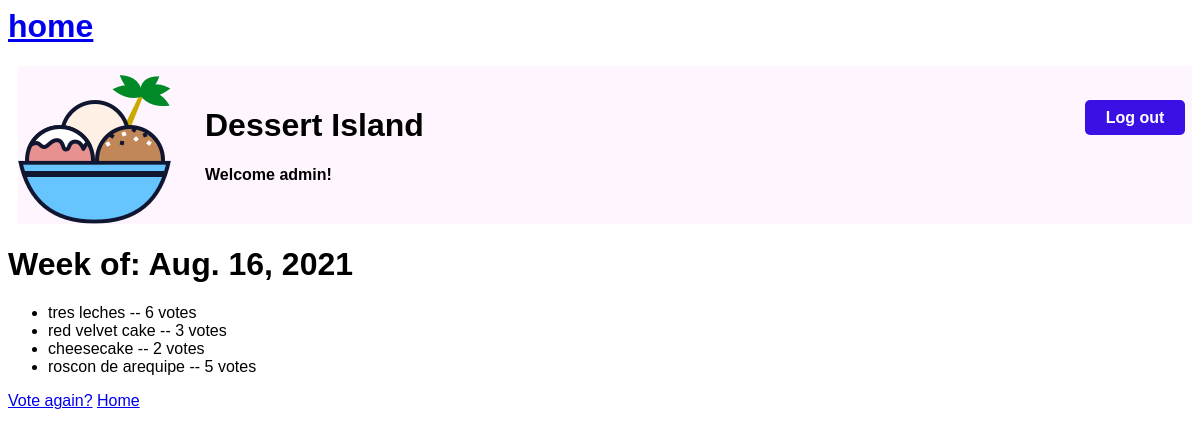
The app's page /polls/1/results/ (signed in) with its own data.
### weeklydessert/models.py (models this page shows, shortened)
class Week(models.Model):
  pub_date = models.DateTimeField("date published ")
  def start_of_week(self):
      today = datetime.date.today()
      start_of_week = today + datetime.timedelta(days=-today.weekday(), weeks=1)
      return start_of_week

class Choice(models.Model):
  week = models.ForeignKey(Week, on_delete=models.CASCADE)
  dessert_choice = models.CharField(max_length=200)
  dessert_details = models.CharField(max_length=200)
  votes = models.IntegerField(default=0)

### weeklydessert/views.py (the view)
# urls.py: path("polls/<int:pk>/results/", views.ResultsView.as_view(), name="results")
class ResultsView(LoginRequiredMixin, DetailView):
  model = Week
  template_name = "weeklydessert/results.html"

### weeklydessert/templates/weeklydessert/results.html
{% extends "./header.html" %}
{% block content %}
<h1>Week of: {{ week.start_of_week }}</h1>
<ul>
{% for choice in week.choice_set.all %}
  <li>{{ choice.dessert_choice }} -- {{ choice.votes }} vote{{ choice.votes|pluralize }}</li>
{% endfor %}
</ul>
<a href="{% url 'detail' week.id %}">Vote again?</a>
<a href="{% url 'index' %}">Home</a>
{% endblock %}

### weeklydessert/templates/weeklydessert/header.html (shortened to what this page needs)
{% load static %}
<link rel="stylesheet" type="text/css" href="{% static 'weeklydessert/header.css' %}">
 <a href="{% url 'index' %}"><h1>home</h1></a>
<div class="header">
  <img src="{% static 'weeklydessert/Dessert.png' %}" >
  <div class="header-content">
    <h1 class="header-title">Dessert Island</h1>
    {% if user.username %}
    <h4 class="header-greet">Welcome {{ user.username }}!</h4>
    {% endif %}
  </div>
</div>
<a class="logout-button" href="{% url 'logout' %}">Log out</a>
{% block content%}
{% endblock %}

### weeklydessert/static/weeklydessert/header.css (style rules this page uses)
.header { display: flex; flex-direction: row; background-color: #FFF5FF; margin-left: 10px; }
.header-title { margin-bottom: 0; }
.header-content { display: flex; flex-direction: column; margin-left: 30px; align-items: center; justify-content: center; }
.header-greet { width: 100%; }
.logout-button { position: absolute; top: 100px; right: 15px; display: block; width: 80px; height: 15px; background: #3A10E5; padding: 10px; text-align: center; border-radius: 5px; color: white; font-weight: bold; line-height: 15px; text-decoration: none; }

### records on screen
Week: start_of_week "Aug. 16, 2021"
Choice: dessert_choice "tres leches", votes "6"
Choice: dessert_choice "red velvet cake", votes "3"
Choice: dessert_choice "cheesecake", votes "2"
Choice: dessert_choice "roscon de arequipe", votes "5"

### other values on screen
{{ user.username }} "admin"
